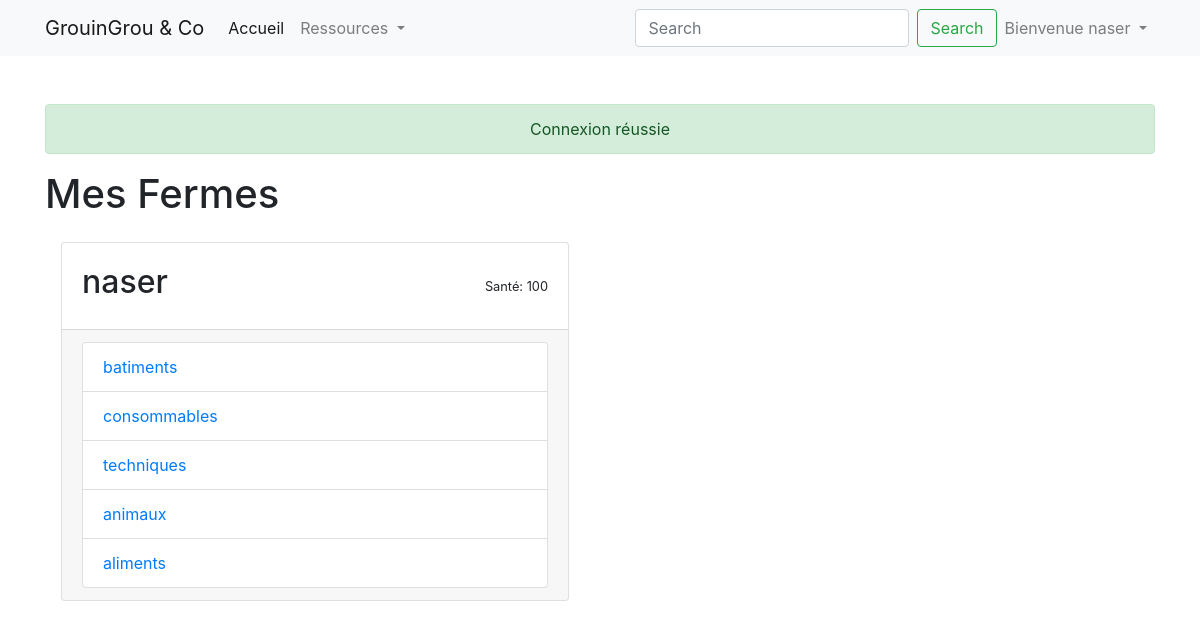
The page /mes-fermes (signed in) on the database as committed earlier.
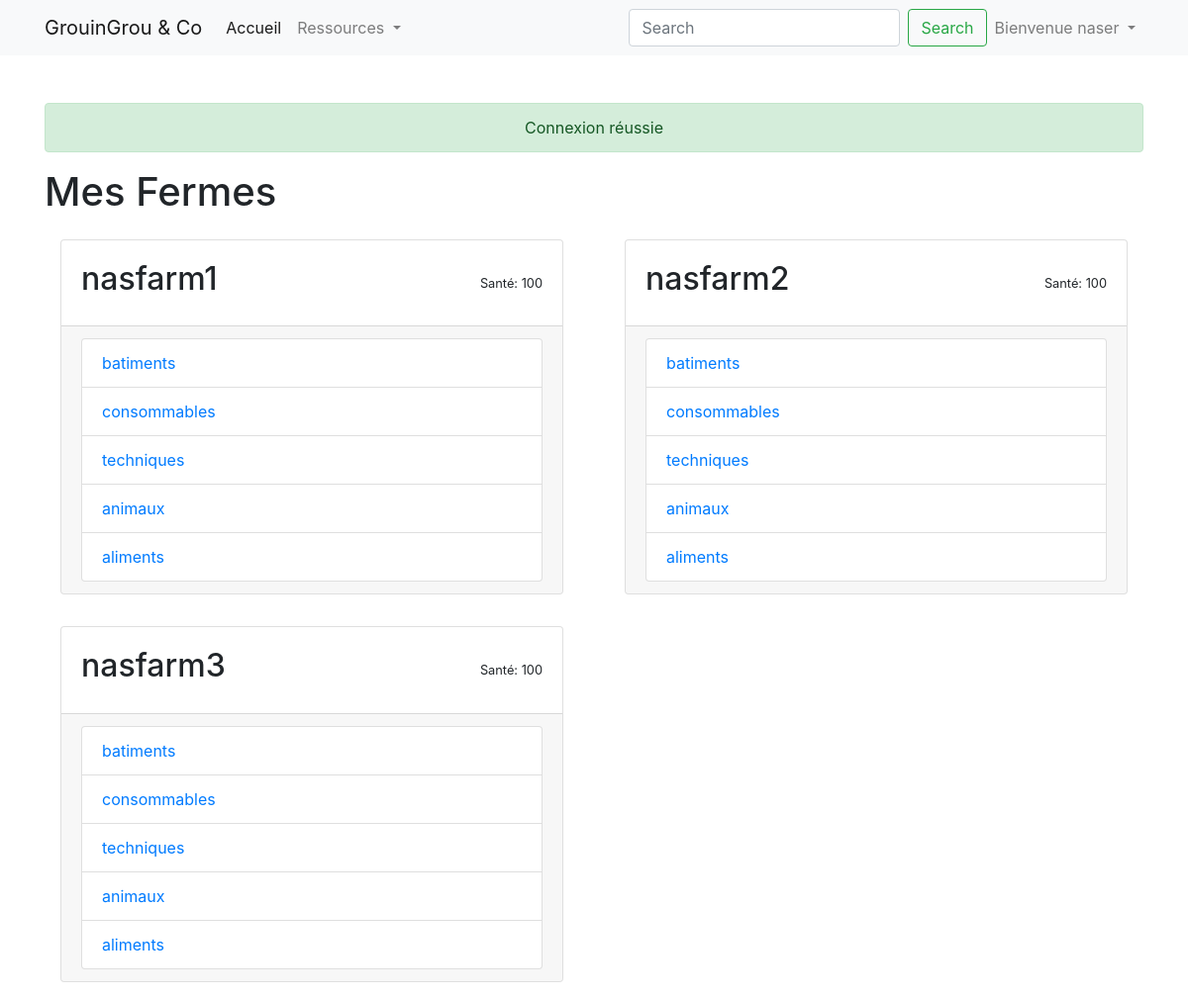
The same page on the database as committed later.
### tables this page shows
CREATE TABLE `farm_owners` (
  `user_id` int(11) NOT NULL,
  `farm_id` int(11) NOT NULL
);

CREATE TABLE `farms` (
  `id` int(11) NOT NULL,
  `level_id` int(11) NOT NULL,
  `name` varchar(255) NOT NULL,
  `health` tinyint(3) DEFAULT NULL
);

### src/controllers/FarmsController.php (called while the page is built, shortened)
<?php
class FarmsController extends Controller{
    public function getMyFarms(){
        $data['farms'] = $this->getModel("FarmModel")->getFarmsByOwnerId(getUserData('id'));
        return $this->renderView("farms/list",$data);
    }
}

### core/Router.php (called while the page is built, shortened)
<?php
class Router
{
    protected $controller = 'HomeController';
    protected $method = 'index';
    protected $params = [];
    public function __construct()
    {
        $this->routes = Routes::getRoutes();
        $url = $this->getUrl();
        foreach ($this->routes as $route) {
            $urlToTest = $route['url'];
            if (preg_match("~$urlToTest~", "/$url", $matches) && $matches[0] === "/$url") {
                $this->controller = $route['goto'][0];
                $this->method = $route['goto'][1];
                $this->params = isset($route['goto'][2]) ? $route['goto'][2] : [];
                break;
            }
        }
        if (file_exists("../src/controllers/{$this->controller}.php")) {
            $this->controller = new $this->controller;
        }
        if (method_exists($this->controller, $this->method)) {
            $this->method = $this->method;
        }
        call_user_func_array(array($this->controller, $this->method), $this->params);
    }
    public function getUrl()
    {
        if (isset($_GET['url'])) {
            $url = $_GET['url'];
            $url = filter_var($url, FILTER_SANITIZE_URL);
            return $url;
        }
    }
}

### public/index.php (called while the page is built, shortened)
<?php
$router = new Router();

### core/Model.php (called while the page is built, shortened)
<?php
class Model
{
    protected $host = DB_HOST;
    protected $dbname = DB_NAME;
    protected $user = DB_USER;
    protected $pass = DB_PASS;
    public function __construct()
    {
        try {
            $this->bdd = new PDO("mysql:host={$this->host};dbname={$this->dbname};charset=UTF8", $this->user, $this->pass);
        } catch (PDOException $e) {
            $this->error = $e->getMessage();
            echo $this->error;
        }
    }
}

### src/models/FarmModel.php (called while the page is built, shortened)
<?php
class FarmModel extends Model{
    public function getFarmsByOwnerId($id){
        $req = $this->bdd->prepare("
            SELECT * FROM farm_owners
            JOIN farms ON farm_owners.farm_id=farms.id
            WHERE user_id=?
        ");
        $req->execute(array($id));
        return $req->fetchAll();
    }
}

### utils/session.php (called while the page is built, shortened)
<?php
function getUserData($data = null)
{
    if (!$data) return $_SESSION['user_logged'];
    else if ($data) return $_SESSION['user_logged'][$data];
    else return "no user connected";
}

### utils/url.php (called while the page is built, shortened)
<?php
function siteUrl($partial = null)
{
    return BASE_URL.$partial;
}

### src/views/farms/list.php (the view)
<div class="container">
    <h1>Mes Fermes</h1>
    <div class="row d-flex">
    <?php foreach($data['farms'] as $farm):?>
        <div class="col-md-6">
            <div class="card m-3">
                <div class="card-body d-flex align-items-center justify-content-between">
                    <h2><?php echo $farm->name;?> </h2>
                    <small>Santé: <?php echo $farm->health;?></small>
                </div>
                <div class="card-footer">
                    <ul class="list-group lit-unstyled">
                        <li class="list-group-item">
                            <a href="<?php echo siteUrl("/batiments?ferme={$farm->id}");?>" class="list-item">batiments</a>
                        </li>
                        <li class="list-group-item">
                            <a href="<?php echo siteUrl("/consommables?ferme={$farm->id}");?>" class="list-item">consommables</a>
                        </li>
                        <li class="list-group-item">
                            <a href="<?php echo siteUrl("/techniques?ferme={$farm->id}");?>" class="list-item">techniques</a>
                        </li>
                        <li class="list-group-item">
                            <a href="<?php echo siteUrl("/animaux?ferme={$farm->id}");?>" class="list-item">animaux</a>
                        </li>
                        <li class="list-group-item">
                            <a href="<?php echo siteUrl("/aliments?ferme={$farm->id}");?>" class="list-item">aliments</a>
                        </li>
                    </ul>
                </div>
            </div>
        </div>
    <?php endforeach;?>
    </div>
</div>

### src/views/inc/flash_messages.php (shortened to what this page needs)
<?php if(isset($_SESSION['flash'])):?>
    <?php foreach($_SESSION['flash'] as $type=> $message):?>
        <div class="alert alert-<?php echo $type;?> text-center">
            <?php echo $message;?>
        </div>
    <?php endforeach;?>
<?php endif;?>

Rows that differ between the two databases and show on the page:
changed through a linked row, farm_owners: farm.name "naser" → "nasfarm1"
added farm_owners: farm.name "nasfarm2", farm.health "100"
added farm_owners: farm.name "nasfarm3", farm.health "100"
